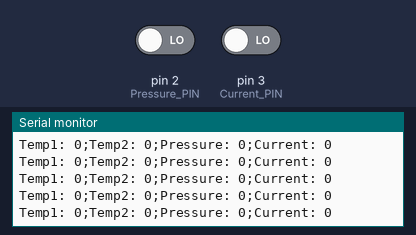
The sketch below on a simulated Arduino Uno, built with avr-gcc and run on an emulated ATmega328P. Parts: the last lines printed to the serial monitor. Inputs (shaded band) come from the test bench; at power-on: pin 2 (Pressure_PIN) LOW, pin 3 (Current_PIN) LOW.

Above: at 1.2 s.
1.3 s: pin 2 (Pressure_PIN) driven HIGH
At 1.42 s:
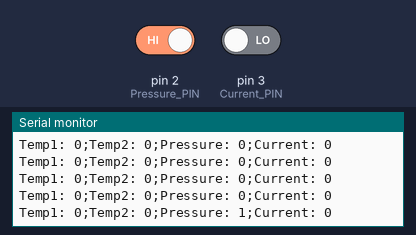
4.3 s: pin 3 (Current_PIN) driven HIGH
At 4.39 s:
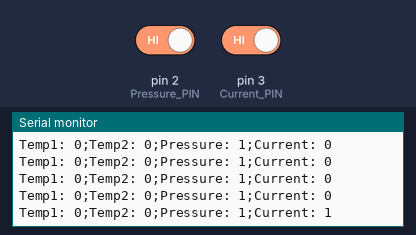
7.3 s: pin 2 (Pressure_PIN) driven LOW
At 7.45 s:
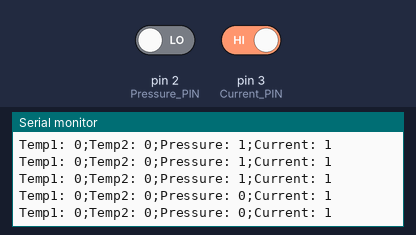

The sketch:

testRead.ino
```cpp
int analogPin = A0; // potentiometer wiper (middle terminal) connected to analog pin 3
                    // outside leads to ground and +5V

int Temp1_PIN = 0;
int Temp2_PIN = 1;
int Pressure_PIN = 2;
int Current_PIN = 3;

// out pin
int PumpFan_PIN = 4;
int Relay1_PIN = 5;
int Relay2_PIN= 6;
int PrechargeRelay_PIN = 7;


void setup() {
  Serial.begin(9600);           //  setup serial
}

void loop() {
// step1
    int Temp1 = digitalRead(Temp1_PIN); //Reading the button state
    int Temp2 = digitalRead(Temp2_PIN); //Reading the button state
    int Pressure = digitalRead(Pressure_PIN); //Reading the button state
    int Current = digitalRead(Current_PIN); //Reading the button state

    String str_temp1 = "Temp1: ";
    String str1 = str_temp1  + Temp1 ;

    String str_temp2 = ";Temp2: ";
    String str2 = str_temp2  + Temp2;

    String str_pre = ";Pressure: ";
    String str3= str_pre  + Pressure;

    String str_cur = ";Current: ";
    String str4 = str_cur  + Current;
    Serial.println(str1 + str2 + str3 + str4);


}
```

Measured:
- after the input at 1.3 s, the serial monitor: prints a new line after 0.10 s (image 1)
- after the input at 4.3 s, the serial monitor: prints a new line after 0.07 s (image 2)
- after the input at 7.3 s, the serial monitor: prints a new line after 0.08 s (image 3)
